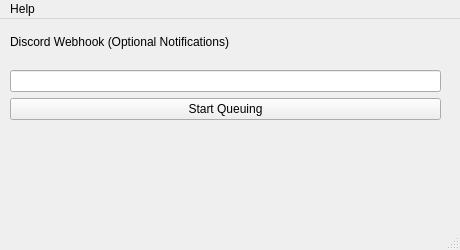
<?xml version="1.0" encoding="UTF-8"?>
<ui version="4.0">
 <class>MainWindow</class>
 <widget class="QMainWindow" name="MainWindow">
  <property name="geometry">
   <rect>
    <x>0</x>
    <y>0</y>
    <width>460</width>
    <height>250</height>
   </rect>
  </property>
  <property name="sizePolicy">
   <sizepolicy hsizetype="Fixed" vsizetype="Fixed">
    <horstretch>0</horstretch>
    <verstretch>0</verstretch>
   </sizepolicy>
  </property>
  <property name="minimumSize">
   <size>
    <width>460</width>
    <height>250</height>
   </size>
  </property>
  <property name="maximumSize">
   <size>
    <width>460</width>
    <height>250</height>
   </size>
  </property>
  <property name="windowTitle">
   <string>Dota Auto Queue</string>
  </property>
  <widget class="QWidget" name="centralwidget">
   <widget class="QWidget" name="verticalLayoutWidget">
    <property name="geometry">
     <rect>
      <x>10</x>
      <y>0</y>
      <width>431</width>
      <height>101</height>
     </rect>
    </property>
    <layout class="QVBoxLayout" name="verticalLayout">
     <item>
      <widget class="QLabel" name="label">
       <property name="text">
        <string>Discord Webhook (Optional Notifications)</string>
       </property>
      </widget>
     </item>
     <item>
      <widget class="QLineEdit" name="discordWebhookEdit"/>
     </item>
     <item>
      <widget class="QPushButton" name="queueButton">
       <property name="text">
        <string>Start Queuing</string>
       </property>
      </widget>
     </item>
    </layout>
   </widget>
  </widget>
  <widget class="QMenuBar" name="menubar">
   <property name="geometry">
    <rect>
     <x>0</x>
     <y>0</y>
     <width>460</width>
     <height>26</height>
    </rect>
   </property>
   <widget class="QMenu" name="menuabout">
    <property name="title">
     <string>Help</string>
    </property>
    <addaction name="actionAbout"/>
    <addaction name="actionHome_page"/>
    <addaction name="actionCheck_For_Update"/>
    <addaction name="separator"/>
    <addaction name="actionQuit"/>
   </widget>
   <addaction name="menuabout"/>
  </widget>
  <widget class="QStatusBar" name="statusbar"/>
  <action name="actionAbout">
   <property name="text">
    <string>About</string>
   </property>
  </action>
  <action name="actionHome_page">
   <property name="text">
    <string>Home Page</string>
   </property>
  </action>
  <action name="actionQuit">
   <property name="text">
    <string>Quit</string>
   </property>
  </action>
  <action name="actionCheck_For_Update">
   <property name="text">
    <string>Check For Update</string>
   </property>
  </action>
 </widget>
 <resources/>
 <connections/>
</ui>
